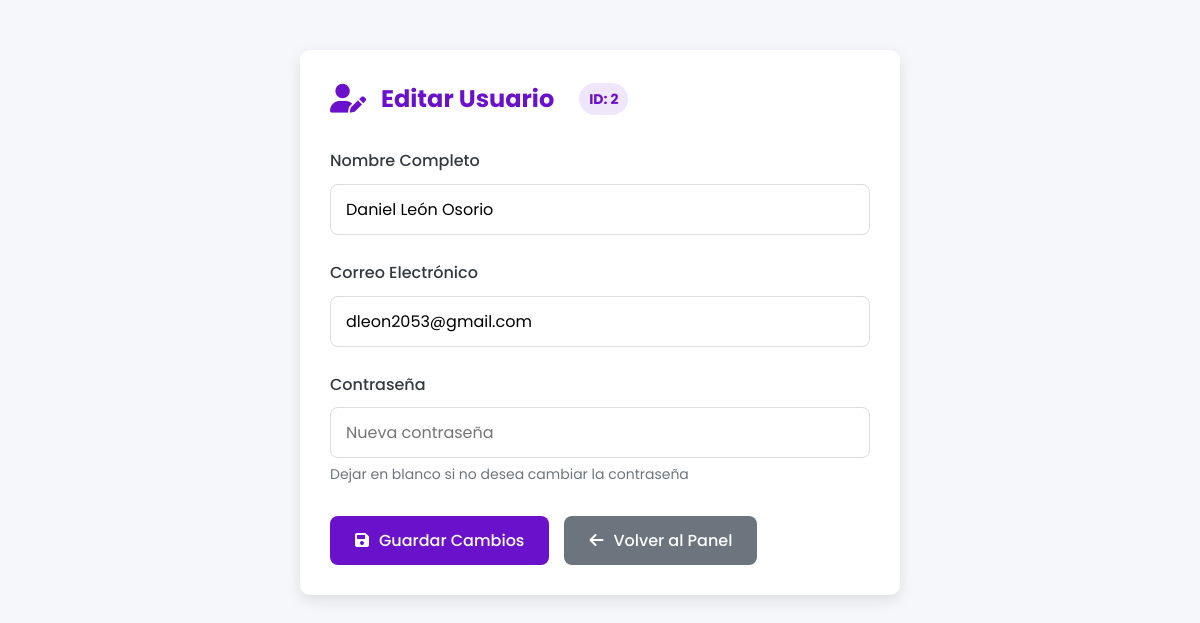
Screenshot of /admin/usuarios/edit_usuario.php?id=2 with the database file from the repository.
### tables this page shows
CREATE TABLE `usuarios` (
  `id_usuario` bigint(20) NOT NULL,
  `nombre` varchar(100) NOT NULL,
  `email` varchar(100) NOT NULL,
  `contrasena` text NOT NULL,
  `fecha_registro` timestamp NOT NULL DEFAULT current_timestamp(),
  `avatar` varchar(50) DEFAULT 'avatar1.png',
  `token_recuperacion` varchar(255) DEFAULT NULL,
  `token_expiracion` datetime DEFAULT NULL
);

### admin/usuarios/edit_usuario.php (the view, shortened to what this page needs)
<?php
require_once "../../api/db.php";
$id_usuario = $_GET["id"] ?? null;
$stmt = $pdo->prepare("SELECT * FROM usuarios WHERE id_usuario = ?");
$stmt->execute([$id_usuario]);
$usuario = $stmt->fetch(PDO::FETCH_ASSOC);
?>
<!DOCTYPE html>
<html lang="es">
<head>
    <link rel="stylesheet" href="https://cdnjs.cloudflare.com/ajax/libs/font-awesome/6.0.0-beta3/css/all.min.css">
</head>
<body>
    <div class="container">
        <h2>
            <i class="fas fa-user-edit"></i> Editar Usuario
            <span class="user-id">ID: <?= $usuario['id_usuario'] ?></span>
        </h2>
        <form action="../../api/usuarios/update_usuario.php" method="POST">
            <div class="form-group">
                <label for="nombre">Nombre Completo</label>
                <input type="text" id="nombre" name="nombre" value="<?= htmlspecialchars($usuario['nombre']) ?>" required>
            </div>
            <div class="form-group">
                <label for="email">Correo Electrónico</label>
                <input type="email" id="email" name="email" value="<?= htmlspecialchars($usuario['email']) ?>" required>
            </div>
            <div class="form-group">
                <label for="contrasena">Contraseña</label>
                <input type="password" id="contrasena" name="contrasena" placeholder="Nueva contraseña">
                <p class="password-note">Dejar en blanco si no desea cambiar la contraseña</p>
            </div>
            <div class="btn-group">
                <button type="submit" class="btn btn-primary">
                    <i class="fas fa-save"></i> Guardar Cambios
                </button>
                <a href="../../admin/index.php" class="btn btn-secondary">
                    <i class="fas fa-arrow-left"></i> Volver al Panel
                </a>
            </div>
        </form>
    </div>
</body>
</html>

### admin/usuarios/edit_usuario.php (style rules this page uses)
:root { --primary: #6a11cb; --secondary: #2575fc; --success: #28a745; --danger: #dc3545; --light: #f8f9fa; --dark: #343a40; }
* { margin: 0; padding: 0; box-sizing: border-box; font-family: 'Poppins', sans-serif; }
body { background-color: #f5f7fa; color: #333; line-height: 1.6; }
.container { max-width: 600px; margin: 50px auto; padding: 30px; background: white; border-radius: 10px; box-shadow: 0 5px 15px rgba(0, 0, 0, 0.1); }
h2 { color: var(--primary); margin-bottom: 30px; display: flex; align-items: center; gap: 15px; }
h2 i { font-size: 1.8rem; }
.form-group { margin-bottom: 25px; }
label { display: block; margin-bottom: 10px; font-weight: 500; color: var(--dark); }
input[type="text"], input[type="email"], input[type="password"] { width: 100%; padding: 12px 15px; border: 1px solid #ddd; border-radius: 8px; font-size: 16px; transition: all 0.3s; }
.btn { display: inline-flex; align-items: center; justify-content: center; gap: 10px; padding: 12px 25px; border: none; border-radius: 8px; font-size: 16px; font-weight: 500; cursor: pointer; transition: all 0.3s; text-decoration: none; }
.btn-primary { background-color: var(--primary); color: white; }
.btn-secondary { background-color: #6c757d; color: white; }
.btn-group { display: flex; gap: 15px; margin-top: 30px; }
.user-id { background-color: rgba(106, 17, 203, 0.1); color: var(--primary); padding: 5px 10px; border-radius: 20px; font-size: 14px; margin-left: 10px; }
.password-note { font-size: 14px; color: #6c757d; margin-top: 5px; }

### rows the page displays
usuarios: id_usuario "2", nombre "Daniel León Osorio", email "dleon2053@gmail.com"
